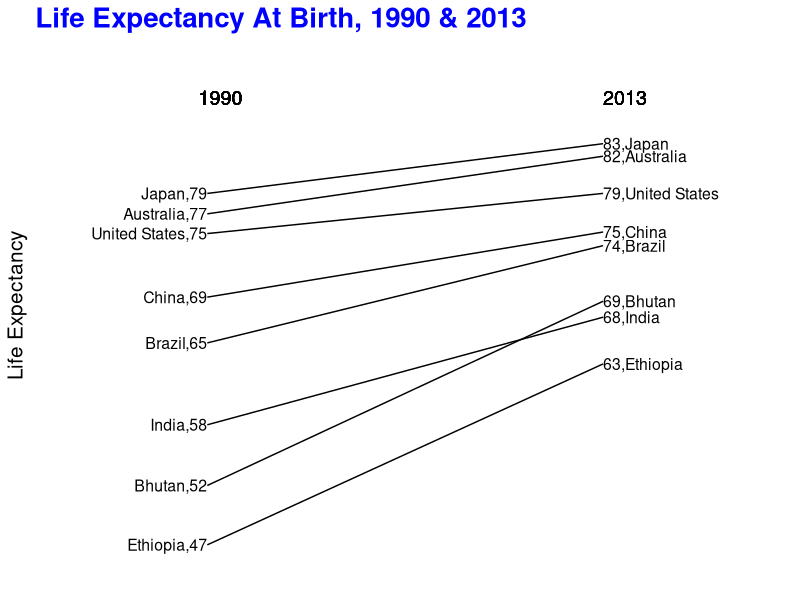
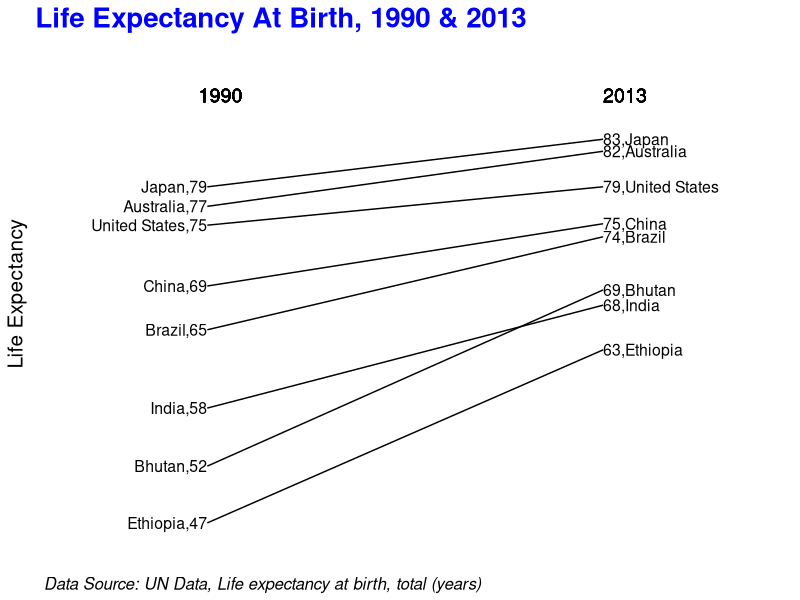

Here is the R script that generated these plots, in order:
## Import libraries
library(dplyr)
library(ggplot2)
library(grid)
library(gridExtra)

##Read the data file
life <- read.csv("LifeExpectancy.csv",header=TRUE)

## Rearrange the data as Country|1990|2013 for slopegraph. Filter the life expectancy data fo
## 1990 and 2013 into 2 temp variables and then extract the values into year1990 and year2013.
## All countries are extracted to variable group.
## Create a new data frame named 'a' with the 3 variables year1990,year2013, countries
## Set the variable years which will be used for x-axis as 23 (2013-1990)
tmp1990 <- life %>% filter(Year==1990)
tmp2013 <- life %>% filter(Year==2013)
year1990 <- tmp1990$Value
year2013 <- tmp2013$Value
group <- tmp2013$Country
years <- 23
a <- data.frame(year1990,year2013,group)

## Create the labels for the 2 ends of the slopegraph
## Left end (1990) will say COuntry,Value
## Right end(2013) will say value
## Round the values to get rid of the decimals
lab1990 <- paste(a$group, round(a$year1990),sep=",")
lab2013 <- paste(round(a$year2013), a$group, sep=",")

## Draw the initial plot

p <- ggplot(a) + 
  geom_segment(aes(x=0,xend=years,
                   y=year1990,yend=year2013),
               size=0.5)+
  ggtitle("Life Expectancy At Birth, 1990 & 2013")+theme(plot.title = element_text(face="bold",size=20,color="blue"))

## Set the theme background, grids, ticks, text and borders to blank
p<-p + theme(panel.background = element_blank())
p<-p + theme(panel.grid=element_blank())
p<-p + theme(axis.ticks=element_blank())
p<-p + theme(axis.text=element_blank())
p<-p + theme(panel.border=element_blank())

## Adding extra space around the graph to accomodate the labels
p <- p+ xlim(-8,(years+9))
p <- p+ylim(min(a$year2013,a$year1990),max(a$year2013,a$year1990)+7)

## Set the Y axis title
p<-p+xlab("")+ylab("Life Expectancy")+
  theme(axis.title.y = element_text(size = 15, angle = 90))


## Set the labels on the slopegraph
## x variable is repeated with value as years (right end)
## hjust of 0, aligns text to left
## Size is the font size
p<-p+geom_text(label=lab2013,y=a$year2013,x=rep.int(years,length(a$year2013)),hjust=0, vjust=0.5,size=4)
p<-p+geom_text(label=lab1990,y=a$year1990,x=rep.int(0,length(a$year2013)),hjust=1, vjust=0.5,size=4)

## Set the label for the 2 ends of the slopegraph.
## Y value needs to be slightly greater than the max value of the data, to avoid overlap. 
## This spacing needs to be adjusted in the ylim above
p<-p+geom_text(label="1990",x=0,y=(1.05*(max(a$year2013,a$year1990))),hjust=0.2,size=5)
p<-p+geom_text(label="2013",x=years,y=(1.05*(max(a$year2013,a$year1990))),hjust=0,size=5)


## Show the plot on screen
print(p)

## Add footnote
grid.newpage()
footnote <- "Data Source: UN Data, Life expectancy at birth, total (years)"
g <- arrangeGrob(p, bottom = textGrob(footnote, x = 0, hjust = -0.1, vjust=0.1, gp = gpar(fontface = "italic", fontsize = 12)))
grid.draw(g)